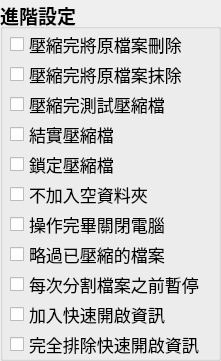
       <widget class="QGroupBox" name="groupBox_4">
        <property name="geometry">
         <rect>
          <x>270</x>
          <y>10</y>
          <width>221</width>
          <height>361</height>
         </rect>
        </property>
        <property name="font">
         <font>
          <pointsize>14</pointsize>
          <weight>75</weight>
          <bold>true</bold>
         </font>
        </property>
        <property name="title">
         <string>進階設定</string>
        </property>
        <widget class="QCheckBox" name="rar_other_df">
         <property name="geometry">
          <rect>
           <x>10</x>
           <y>35</y>
           <width>201</width>
           <height>19</height>
          </rect>
         </property>
         <property name="font">
          <font>
           <pointsize>13</pointsize>
           <weight>50</weight>
           <bold>false</bold>
          </font>
         </property>
         <property name="text">
          <string>壓縮完將原檔案刪除</string>
         </property>
        </widget>
        <widget class="QCheckBox" name="rar_other_t">
         <property name="geometry">
          <rect>
           <x>10</x>
           <y>95</y>
           <width>201</width>
           <height>19</height>
          </rect>
         </property>
         <property name="font">
          <font>
           <pointsize>13</pointsize>
           <weight>50</weight>
           <bold>false</bold>
          </font>
         </property>
         <property name="toolTip">
          <string/>
         </property>
         <property name="text">
          <string>壓縮完測試壓縮檔</string>
         </property>
        </widget>
        <widget class="QCheckBox" name="rar_other_k">
         <property name="geometry">
          <rect>
           <x>10</x>
           <y>155</y>
           <width>201</width>
           <height>19</height>
          </rect>
         </property>
         <property name="font">
          <font>
           <pointsize>13</pointsize>
           <weight>50</weight>
           <bold>false</bold>
          </font>
         </property>
         <property name="toolTip">
          <string/>
         </property>
         <property name="statusTip">
          <string>創建壓縮檔後將不可再對其變更任何參數或檔案</string>
         </property>
         <property name="text">
          <string>鎖定壓縮檔</string>
         </property>
        </widget>
        <widget class="QCheckBox" name="rar_other_s">
         <property name="geometry">
          <rect>
           <x>10</x>
           <y>125</y>
           <width>201</width>
           <height>19</height>
          </rect>
         </property>
         <property name="font">
          <font>
           <pointsize>13</pointsize>
           <weight>50</weight>
           <bold>false</bold>
          </font>
         </property>
         <property name="toolTip">
          <string/>
         </property>
         <property name="statusTip">
          <string>壓縮大量的小檔案能有效提高壓縮率</string>
         </property>
         <property name="text">
          <string>結實壓縮檔</string>
         </property>
        </widget>
        <widget class="QCheckBox" name="rar_other_dw">
         <property name="geometry">
          <rect>
           <x>10</x>
           <y>65</y>
           <width>201</width>
           <height>19</height>
          </rect>
         </property>
         <property name="font">
          <font>
           <pointsize>13</pointsize>
           <weight>50</weight>
           <bold>false</bold>
          </font>
         </property>
         <property name="toolTip">
          <string/>
         </property>
         <property name="text">
          <string>壓縮完將原檔案抹除</string>
         </property>
        </widget>
        <widget class="QCheckBox" name="rar_other_ed">
         <property name="geometry">
          <rect>
           <x>10</x>
           <y>185</y>
           <width>201</width>
           <height>19</height>
          </rect>
         </property>
         <property name="font">
          <font>
           <pointsize>13</pointsize>
           <weight>50</weight>
           <bold>false</bold>
          </font>
         </property>
         <property name="text">
          <string>不加入空資料夾</string>
         </property>
        </widget>
        <widget class="QCheckBox" name="rar_other_qo_2">
         <property name="geometry">
          <rect>
           <x>10</x>
           <y>335</y>
           <width>201</width>
           <height>19</height>
          </rect>
         </property>
         <property name="font">
          <font>
           <pointsize>13</pointsize>
           <weight>50</weight>
           <bold>false</bold>
          </font>
         </property>
         <property name="toolTip">
          <string/>
         </property>
         <property name="statusTip">
          <string>如果您想要最小的壓縮檔，不在乎壓縮檔開啟速度，可以使用此設定來完全排除快速開啟資訊。</string>
         </property>
         <property name="text">
          <string>完全排除快速開啟資訊</string>
         </property>
        </widget>
        <widget class="QCheckBox" name="rar_other_ioff">
         <property name="geometry">
          <rect>
           <x>10</x>
           <y>215</y>
           <width>201</width>
           <height>19</height>
          </rect>
         </property>
         <property name="font">
          <font>
           <pointsize>13</pointsize>
           <weight>50</weight>
           <bold>false</bold>
          </font>
         </property>
         <property name="text">
          <string>操作完畢關閉電腦</string>
         </property>
        </widget>
        <widget class="QCheckBox" name="rar_other_qo">
         <property name="geometry">
          <rect>
           <x>10</x>
           <y>305</y>
           <width>201</width>
           <height>19</height>
          </rect>
         </property>
         <property name="font">
          <font>
           <pointsize>13</pointsize>
           <weight>50</weight>
           <bold>false</bold>
          </font>
         </property>
         <property name="toolTip">
          <string/>
         </property>
         <property name="statusTip">
          <string>如果您希望獲得最快速開啟壓縮檔的速度，不在乎大小，您可以使用此設定來儲存所有檔案的檔頭。</string>
         </property>
         <property name="text">
          <string>加入快速開啟資訊</string>
         </property>
        </widget>
        <widget class="QCheckBox" name="rar_other_ms">
         <property name="geometry">
          <rect>
           <x>10</x>
           <y>245</y>
           <width>201</width>
           <height>19</height>
          </rect>
         </property>
         <property name="font">
          <font>
           <pointsize>13</pointsize>
           <weight>50</weight>
           <bold>false</bold>
          </font>
         </property>
         <property name="text">
          <string>略過已壓縮的檔案</string>
         </property>
        </widget>
        <widget class="QCheckBox" name="rar_other_vp">
         <property name="geometry">
          <rect>
           <x>10</x>
           <y>275</y>
           <width>201</width>
           <height>19</height>
          </rect>
         </property>
         <property name="font">
          <font>
           <pointsize>13</pointsize>
           <weight>50</weight>
           <bold>false</bold>
          </font>
         </property>
         <property name="statusTip">
          <string>建立每個分割檔之前都會提出詢問，在詢問是否建立分割檔時可自行將已建立的分割檔移到別的磁碟。</string>
         </property>
         <property name="text">
          <string>每次分割檔案之前暫停</string>
         </property>
        </widget>
       </widget>
